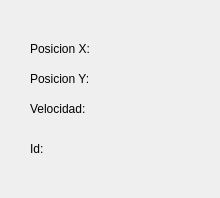
<?xml version="1.0" encoding="UTF-8"?>
<ui version="4.0">
 <class>DialogInfo</class>
 <widget class="QDialog" name="DialogInfo">
  <property name="geometry">
   <rect>
    <x>0</x>
    <y>0</y>
    <width>220</width>
    <height>198</height>
   </rect>
  </property>
  <property name="windowTitle">
   <string>Dialog</string>
  </property>
  <widget class="QLabel" name="lbPosX">
   <property name="geometry">
    <rect>
     <x>30</x>
     <y>40</y>
     <width>181</width>
     <height>17</height>
    </rect>
   </property>
   <property name="text">
    <string>Posicion X:</string>
   </property>
  </widget>
  <widget class="QLabel" name="lbPosY">
   <property name="geometry">
    <rect>
     <x>30</x>
     <y>70</y>
     <width>181</width>
     <height>17</height>
    </rect>
   </property>
   <property name="text">
    <string>Posicion Y:</string>
   </property>
  </widget>
  <widget class="QLabel" name="lbVel">
   <property name="geometry">
    <rect>
     <x>30</x>
     <y>100</y>
     <width>171</width>
     <height>17</height>
    </rect>
   </property>
   <property name="text">
    <string>Velocidad:</string>
   </property>
  </widget>
  <widget class="QLabel" name="lbId">
   <property name="geometry">
    <rect>
     <x>30</x>
     <y>140</y>
     <width>171</width>
     <height>17</height>
    </rect>
   </property>
   <property name="text">
    <string>Id:</string>
   </property>
  </widget>
 </widget>
 <resources/>
 <connections/>
</ui>
